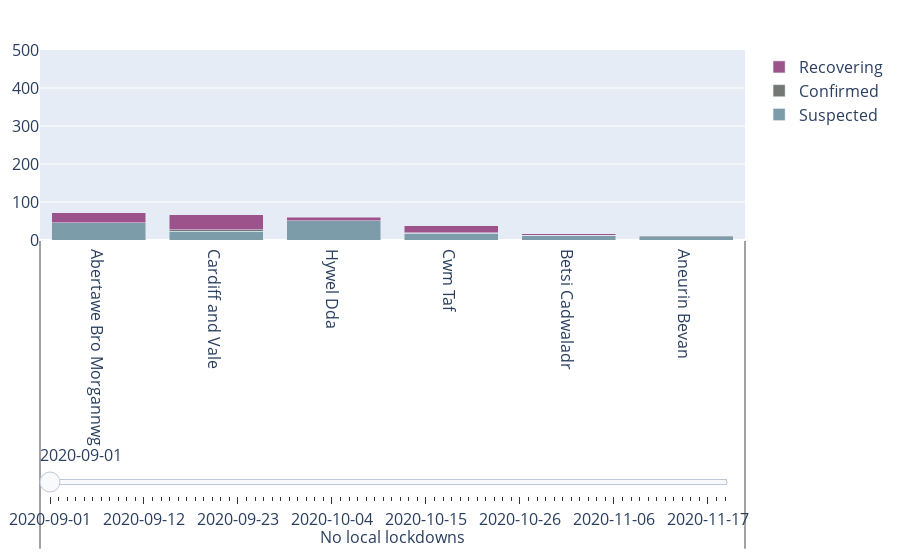

The cell this chart's notebook holds for it:
### Code cell
first_day = '2020-09-01'

fig = go.Figure()
data_slider = []
test = []
hover_template = '%{x[1]}: %{y}'

for day in df.date.unique():
    today = df[df['date'] == day]
    cats = today.groupby(['health_board'])[['health_board', 'lockdown_status']].first()
    x = [['<br><br><br>' + stat for stat in cats['lockdown_status'].tolist()], cats['health_board'].tolist()]
    y_s = today[today['covid_status']=='Suspected']['count']
    y_c = today[today['covid_status']=='Confirmed']['count']
    y_r = today[today['covid_status']=='Recovering']['count']
    y_tot = [s+c+r for s,c,r in zip(y_s, y_c, y_r)]
    #all_sorted = sorted(sorted(zip(cats, )))
    zipped = zip(x[0], x[1], y_s, y_c, y_r, y_tot)
    test.append(zipped)
    sorted_list = sorted(sorted(zipped, key = lambda x: x[5], reverse=True), key = lambda x: x[0])
    new_x = [[x[0] for x in sorted_list], [x[1] for x in sorted_list]]
    # key to sorted list: 0 loc, 1 hb, 2 y_s, 3 y_c, 4 y_r, 5 y_tot 
    trace1 = go.Bar(
        name = 'Suspected', x = new_x, y = [y[2] for y in sorted_list], 
        marker = dict(color = '#7d9caa'), visible = False, hovertemplate = hover_template
    )
    trace2 = go.Bar(
        name = 'Confirmed', x = new_x, y = [y[3] for y in sorted_list], 
        marker = dict(color = '#747875'), visible = False, hovertemplate = hover_template
    )
    trace3 = go.Bar(
        name = 'Recovering', x = new_x,y = [y[4] for y in sorted_list], 
        marker = dict(color = '#9C528B'), visible = False, hovertemplate = hover_template
    )
    fig.add_trace(trace1)
    fig.add_trace(trace2)
    fig.add_trace(trace3)
    data_slider.append(trace1)
    data_slider.append(trace2)
    data_slider.append(trace3)
    
    
for i in range(3):
    fig.data[i].visible = True

# Create and add slider
steps = []
i = 0
date_add = 0
while i < int(len(data_slider)): 
    new_date = str((dt.datetime.strptime(first_day, "%Y-%m-%d") + dt.timedelta(days = date_add)).date())
    step = dict(
        method="update",
        args=[{"visible": [False] * len(data_slider)},
              {"title": "Number of people in hospital on " + new_date}],
        label = new_date
    )
    for j in range(3):
        step["args"][0]["visible"][i+j] = True  # Toggle i'th trace to "visible"
    i+=3
    date_add += 1
    steps.append(step)
    
sliders = [dict(
    active=0,
    pad=dict(r= 10, t= 200),
    steps=steps
)]

# WANT TO GET THESE BUTTONS ONTO THE CHART, but how?!
update_layout_dicts =[{
    'type': 'buttons',
    'buttons':[
            {
                "args": [None, {"frame": {"duration": 500, "redraw": False},
                                "fromcurrent": True, "transition": {"duration": 300,
                                                                    "easing": "quadratic-in-out"}}],
                "label": "Play",
                "method": "animate"
            },
            {
                "args": [[None], {"frame": {"duration": 0, "redraw": True},
                                  "mode": "immediate",
                                  "transition": {"duration": 0}}],
                "label": "Pause",
                "method": "animate"
            }]}
            ]


fig.update_layout(barmode = 'stack', 
                  sliders = sliders, 
                  margin=dict(l=20, r=20, t=50, b=300), 
                  yaxis = dict(range = [0,500]),
                  font = dict(size=16)
                  #xaxis = dict(title = dict(standoff=10))
                 # updatemenus = update_layout_dicts
                 )

fig.write_html('visualisations/TEST.html')
fig.show()
